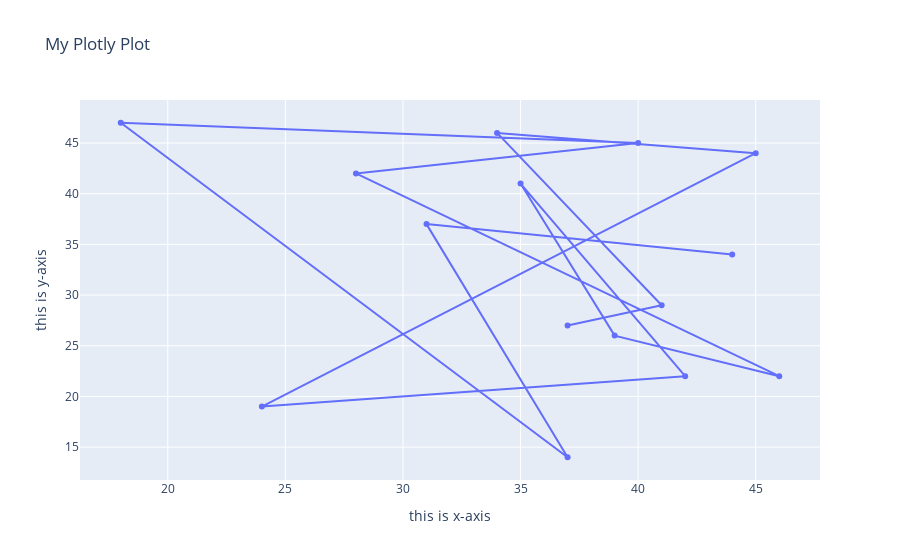

The notebook cell saved with this chart:
### Code cell
fig = go.Figure(data = go.Scatter(x = abc, y = xyz))

fig.update_layout(
    title = "My Plotly Plot",
    xaxis_title = "this is x-axis",
    yaxis_title = "this is y-axis"
)

### Figure 1 — Plotly figure (JSON) as saved in the notebook; plotly's stock layout.template omitted (floating-point values rounded to 4 significant figures)
{"data": [{"type": "scatter", "x": [44, 31, 37, 18, 40, 28, 46, 39, 35, 42, 24, 45, 34, 41, 37], "y": [34, 37, 14, 47, 45, 42, 22, 26, 41, 22, 19, 44, 46, 29, 27]}], "layout": {"autosize": true, "title": {"text": "My Plotly Plot"}, "xaxis": {"autorange": true, "range": [16.31, 47.69], "title": {"text": "this is x-axis"}, "type": "linear"}, "yaxis": {"autorange": true, "range": [11.28, 49.72], "title": {"text": "this is y-axis"}, "type": "linear"}}}
